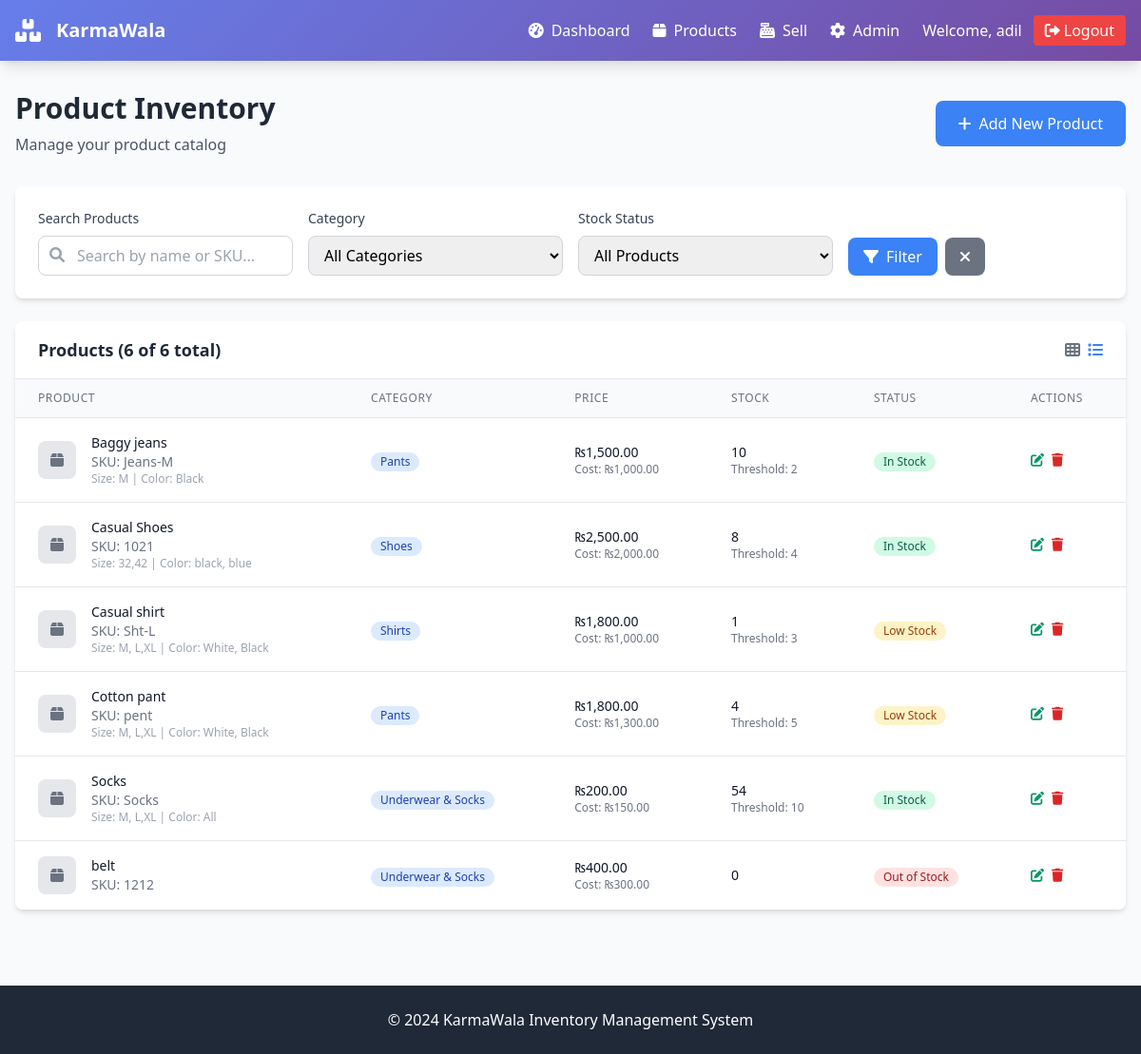
The page /products/ (signed in) on the database as committed earlier.
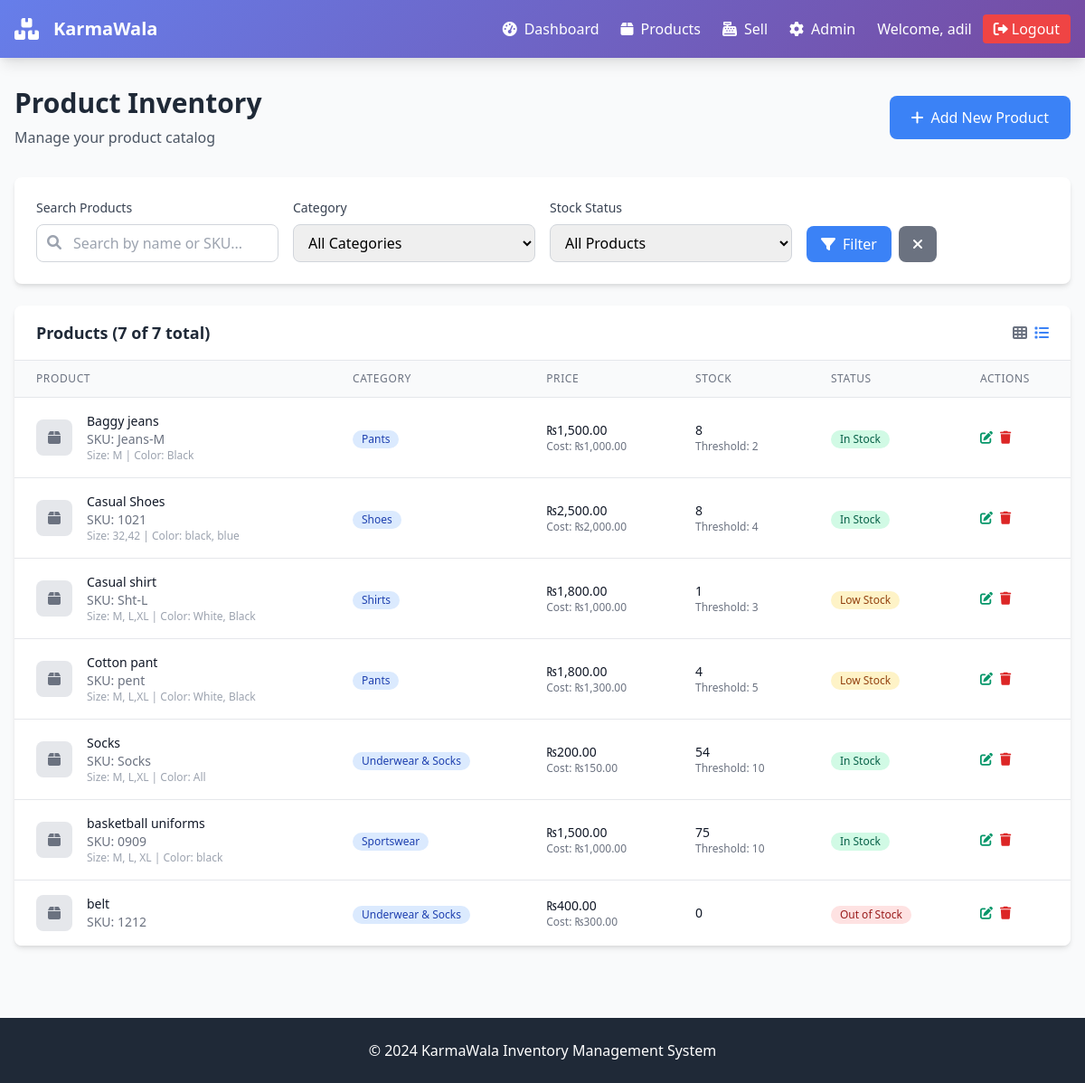
The same page on the database as committed later.
### inventory/models.py (models this page shows, shortened)
class Product(models.Model):
    SIZES = [
        ('XS', 'XS'), ('S', 'S'), ('M', 'M'), ('L', 'L'), ('XL', 'XL'), ('XXL', 'XXL'),
        ('EU40', 'EU 40'), ('EU41', 'EU 41'), ('EU42', 'EU 42'), ('EU43', 'EU 43'), ('EU44', 'EU 44'),
    ]
    name = models.CharField(max_length=200)
    sku = models.CharField(max_length=50, unique=True)
    category = models.ForeignKey(Category, on_delete=models.PROTECT, related_name='products')
    size = models.CharField(max_length=10, blank=True)
    color = models.CharField(max_length=50, blank=True)
    price = models.DecimalField(max_digits=10, decimal_places=2)
    cost = models.DecimalField(max_digits=10, decimal_places=2, default=0)
    stock = models.PositiveIntegerField(default=0)
    reorder_threshold = models.PositiveIntegerField(default=0, help_text='Alert when stock ≤ this value')
    is_active = models.BooleanField(default=True)
    created_at = models.DateTimeField(default=timezone.now)
    updated_at = models.DateTimeField(auto_now=True)
    class Meta:
        indexes = [
            models.Index(fields=['sku']),
            models.Index(fields=['name']),
        ]
        ordering = ['name']
        unique_together = [('name', 'sku')]
    @property
    def low_stock(self):
        return self.reorder_threshold and self.stock <= self.reorder_threshold

class Category(models.Model):
    name = models.CharField(max_length=100, unique=True)
    description = models.TextField(blank=True)
    class Meta:
        ordering = ['name']

### inventory/views.py (the view)
# urls.py: path('', views.ProductListView.as_view(), name='product-list'),
class ProductListView(LoginRequiredMixin, ListView):
    model = Product
    template_name = 'product_list.html'
    context_object_name = 'products'
    paginate_by = 20
    def get_queryset(self):
        qs = Product.objects.select_related('category').order_by('name')
        search = self.request.GET.get('search')
        if search:
            qs = qs.filter(
                Q(name__icontains=search) |
                Q(sku__icontains=search) |
                Q(color__icontains=search)
            )
        category = self.request.GET.get('category')
        if category:
            qs = qs.filter(category_id=category)
        stock_status = self.request.GET.get('stock_status')
        if stock_status == 'low_stock':
            qs = qs.filter(reorder_threshold__gt=0, stock__lte=F('reorder_threshold'))
        elif stock_status == 'out_of_stock':
            qs = qs.filter(stock=0)
        elif stock_status == 'in_stock':
            qs = qs.filter(stock__gt=0)
        return qs
    def get_context_data(self, **kwargs):
        context = super().get_context_data(**kwargs)
        context['categories'] = Category.objects.all().order_by('name')
        return context

### templates/product_list.html (shortened to what the changed rows need)
{% extends 'base.html' %}
{% load humanize %}
{% block content %}
<div class="flex justify-between items-center mb-8">
    <div>
        <h2 class="text-3xl font-bold text-gray-800 mb-2">Product Inventory</h2>
    </div>
</div>
<div class="bg-white rounded-lg shadow-md overflow-hidden">
    <div class="px-6 py-4 border-b border-gray-200">
        <div class="flex justify-between items-center">
            <h3 class="text-lg font-semibold text-gray-800">
                Products ({{ products|length }} of {{ page_obj.paginator.count }} total)
            </h3>
            <div class="flex space-x-2">
                <button class="text-gray-500 hover:text-gray-700" title="Grid View">
                </button>
                <button class="text-blue-500" title="List View">
                </button>
            </div>
        </div>
    </div>
    {% if products %}
        <div class="overflow-x-auto">
            <table class="min-w-full divide-y divide-gray-200">
                <thead class="bg-gray-50">
                    <tr>
                        <th class="px-6 py-3 text-left text-xs font-medium text-gray-500 uppercase tracking-wider">Product</th>
                        <th class="px-6 py-3 text-left text-xs font-medium text-gray-500 uppercase tracking-wider">Category</th>
                        <th class="px-6 py-3 text-left text-xs font-medium text-gray-500 uppercase tracking-wider">Price</th>
                        <th class="px-6 py-3 text-left text-xs font-medium text-gray-500 uppercase tracking-wider">Stock</th>
                        <th class="px-6 py-3 text-left text-xs font-medium text-gray-500 uppercase tracking-wider">Status</th>
                        <th class="px-6 py-3 text-left text-xs font-medium text-gray-500 uppercase tracking-wider">Actions</th>
                    </tr>
                </thead>
                <tbody class="bg-white divide-y divide-gray-200">
                    {% for product in products %}
                        <tr class="hover:bg-gray-50">
                            <td class="px-6 py-4 whitespace-nowrap">
                                <div class="flex items-center">
                                    <div class="flex-shrink-0 h-10 w-10">
                                        <div class="h-10 w-10 rounded-lg bg-gray-200 flex items-center justify-center">
                                            <i class="fas fa-box text-gray-500"></i>
                                        </div>
                                    </div>
                                    <div class="ml-4">
                                        <div class="text-sm font-medium text-gray-900">{{ product.name }}</div>
                                        <div class="text-sm text-gray-500">SKU: {{ product.sku }}</div>
                                        {% if product.size or product.color %}
                                            <div class="text-xs text-gray-400">
                                                {% if product.size %}Size: {{ product.size }}{% endif %}
                                                {% if product.color %}{% if product.size %} | {% endif %}Color: {{ product.color }}{% endif %}
                                            </div>
                                        {% endif %}
                                    </div>
                                </div>
                            </td>
                            <td class="px-6 py-4 whitespace-nowrap">
                                <span class="inline-flex items-center px-2.5 py-0.5 rounded-full text-xs font-medium bg-blue-100 text-blue-800">
                                    {{ product.category.name }}
                                </span>
                            </td>
                            <td class="px-6 py-4 whitespace-nowrap text-sm text-gray-900">
                                <div>₨{{ product.price|floatformat:2|intcomma }}</div>
                                {% if product.cost %}
                                    <div class="text-xs text-gray-500">Cost: ₨{{ product.cost|floatformat:2|intcomma }}</div>
                                {% endif %}
                            </td>
                            <td class="px-6 py-4 whitespace-nowrap">
                                <div class="text-sm font-medium text-gray-900">{{ product.stock }}</div>
                                {% if product.reorder_threshold %}
                                    <div class="text-xs text-gray-500">Threshold: {{ product.reorder_threshold }}</div>
                                {% endif %}
                            </td>
                            <td class="px-6 py-4 whitespace-nowrap">
                                {% if not product.is_active %}
                                    <span class="inline-flex items-center px-2.5 py-0.5 rounded-full text-xs font-medium bg-gray-100 text-gray-800">
                                        Inactive
                                    </span>
                                {% elif product.stock == 0 %}
                                    <span class="inline-flex items-center px-2.5 py-0.5 rounded-full text-xs font-medium bg-red-100 text-red-800">
                                        Out of Stock
                                    </span>
                                {% elif product.low_stock %}
                                    <span class="inline-flex items-center px-2.5 py-0.5 rounded-full text-xs font-medium bg-yellow-100 text-yellow-800">
                                        Low Stock
                                    </span>
                                {% else %}
                                    <span class="inline-flex items-center px-2.5 py-0.5 rounded-full text-xs font-medium bg-green-100 text-green-800">
                                        In Stock
                                    </span>
                                {% endif %}
                            </td>
                            <td class="px-6 py-4 whitespace-nowrap text-sm font-medium">
                                <div class="flex space-x-2">
                                    <a href="{% url 'product-update' product.pk %}" class="text-green-600 hover:text-green-900" title="Edit">
                                        <i class="fas fa-edit"></i>
                                    </a>
                                    <a href="{% url 'product-delete' product.pk %}" class="text-red-600 hover:text-red-900" title="Delete">
                                        <i class="fas fa-trash"></i>
                                    </a>
                                </div>
                            </td>
                        </tr>
                    {% endfor %}
                </tbody>
            </table>
        </div>
    {% endif %}
</div>
{% endblock %}

Rows that differ between the two databases and show on the page:
changed Product "Baggy jeans": stock "10" → "8"
added Product: name "basketball uniforms", sku "0909", size "M, L, XL", color "black", category.name "Sportswear", price "1,500.00", cost "1,000.00", stock "75", reorder_threshold "10", is_active "In Stock"
Other text that changed with them:
{{ products|length }}: "6" → "7"
{{ page_obj.paginator.count }}: "6" → "7"
